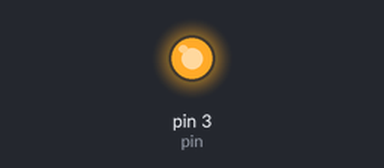
Simulated run of this sketch. Board: Arduino Uno, built with avr-gcc and run on an emulated ATmega328P. On the bench: output pins drawn as LEDs (lit = HIGH).

Above: at 0.05 s.
At 2.9 s:
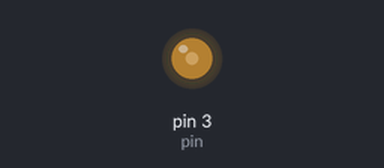
At 4.3 s:
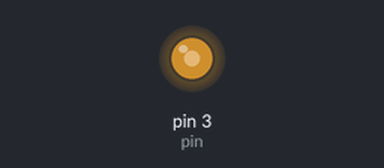
At 5.75 s:
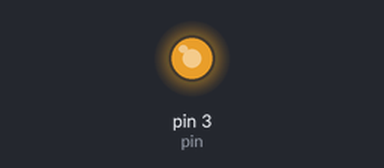
Timing chart, 0 to 10.4 s (numbered marks = the images above):
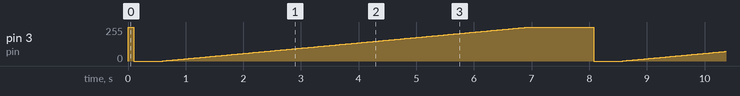

Measured:
- by itself, pin 3 (pin): ramps from 0/255 to 255/255 and jumps back, once every 8.0 s

The sketch:

PulseWidthModulation.ino
```cpp
// (licence header left out)
const int pin = 3;

void setup() {
  pinMode(pin, OUTPUT);
}

void loop() {
  analogWrite(pin, 255);
  delay(100);
  analogWrite(pin, 0);
  delay(500);

  int i = 0;
  while (i++ < 255) {
    analogWrite(pin, i);
    delay(25);
  }

  delay(1000);
}
```
